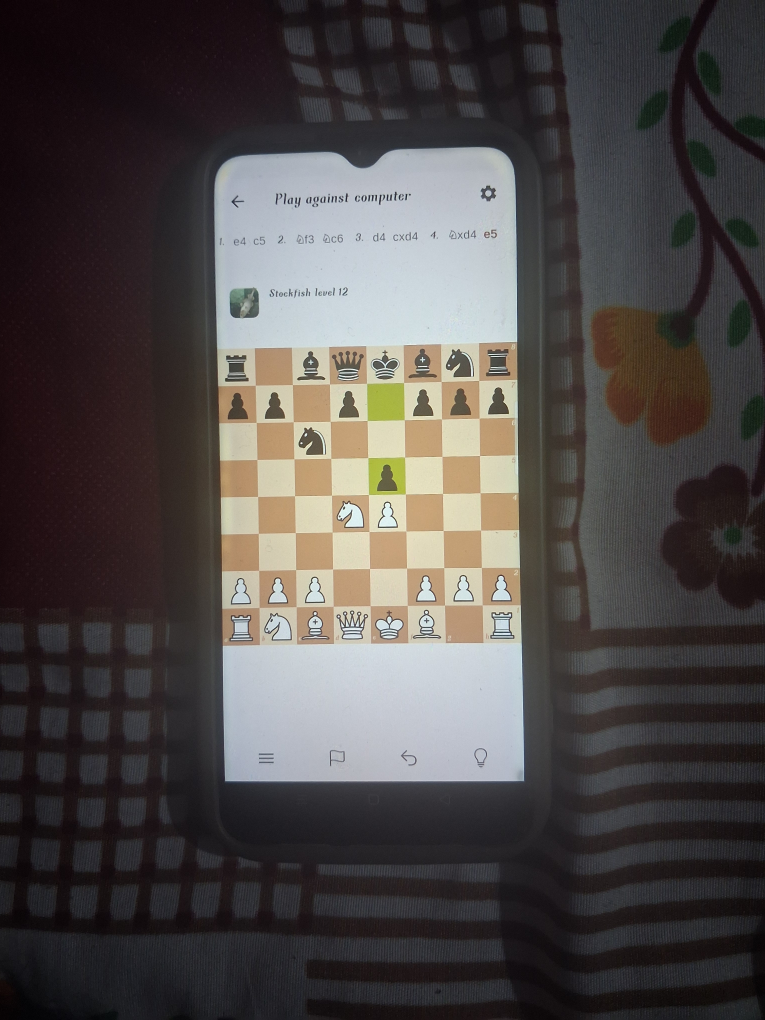
#> input picture assets/camera1.jpg, 3060 x 4080 px (shown at 1/4 size)
$ python -i board_detector.py   (imports and definitions only)   (older library calls are emulated)
#> lines starting #> are read from the running program, lines starting #| are printed output that depends on the picture; after the words box and inside, x2 and y2 are one past the last pixel; in counts of white or black regions, pixels touching at a corner belong together
#> further down, picture is the input picture: shape (4080, 3060, 3); mean B, G, R 72.6, 73.9, 78.6
"""Universal Board Detector for PC & Mobile."""
import cv2
import numpy as np


def _integral(gray):
    return cv2.integral(gray.astype("float32"))


def _patch_means(ii, xs, ys, size):
    H1, W1 = ii.shape
    x0 = np.clip(xs, 0, W1 - 1 - size).astype(int)
    y0 = np.clip(ys, 0, H1 - 1 - size).astype(int)
    x1, y1 = x0 + size, y0 + size
    return (ii[y1, x1] - ii[y0, x1] - ii[y1, x0] + ii[y0, x0]) / (size * size)


def _checker_score(ii, cand, size):
    N = len(cand)
    x0 = cand[:, 0][:, None, None].astype(float)
    y0 = cand[:, 1][:, None, None].astype(float)
    sq = cand[:, 2][:, None, None].astype(float) / 8
    r = np.arange(8)[None, :, None]
    c = np.arange(8)[None, None, :]
    xs = np.broadcast_to(x0 + c * sq + 0.12 * sq, (N, 8, 8))
    ys = np.broadcast_to(y0 + r * sq + 0.12 * sq, (N, 8, 8))
    v = _patch_means(ii, xs, ys, size)
    par = ((np.arange(8)[:, None] + np.arange(8)[None, :]) % 2).astype(bool)
    A, B = v[:, ~par], v[:, par]
    mA, mB = np.median(A, axis=1), np.median(B, axis=1)
    contrast = np.abs(mA - mB)
    tol = np.maximum(5.0, 0.15 * contrast)
    good = ((np.abs(A - mA[:, None]) < tol[:, None]).sum(1)
            + (np.abs(B - mB[:, None]) < tol[:, None]).sum(1))
    frac = good / 64.0
    frac[contrast < 12] = 0
    return frac


def _edge_energy(gx, gy, X0, Y0, S, n, W, H):
    ks = np.arange(0, 9)
    sq = S / 8
    t = np.linspace(0, S - 1, n).astype(int)
    hy = np.clip(np.round(Y0 + ks * sq).astype(int), 0, H - 1)
    vx = np.clip(np.round(X0 + ks * sq).astype(int), 0, W - 1)
    return (gy[hy[:, None], (X0 + t)[None, :]].sum()
            + gx[(Y0 + t)[:, None], vx[None, :]].sum())


def _refine(gray, box, rng=18):
    H, W = gray.shape
    x0, y0, S = [int(round(v)) for v in box]
    g = cv2.GaussianBlur(gray, (0, 0), 1.0).astype("float32")
    gx = np.abs(cv2.Sobel(g, cv2.CV_32F, 1, 0, ksize=3))
    gy = np.abs(cv2.Sobel(g, cv2.CV_32F, 0, 1, ksize=3))
    best, bs = (x0, y0, S), -1.0
    for step, span, n in ((2, rng, 48), (1, 3, 64)):
        cx, cy, cs = best
        for ds in range(-span, span + 1, step):
            for dx in range(-span, span + 1, step):
                for dy in range(-span, span + 1, step):
                    X0, Y0, S2 = cx + dx, cy + dy, cs + ds
                    if X0 < 0 or Y0 < 0 or X0 + S2 > W or Y0 + S2 > H:
                        continue
                    e = _edge_energy(gx, gy, X0, Y0, S2, n, W, H)
                    if e > bs:
                        bs, best = e, (X0, Y0, S2)
    return best


def auto_box(img):
    H, W = img.shape[:2]
#> H = 4080; W = 3060
    gray = cv2.cvtColor(img, cv2.COLOR_BGR2GRAY)
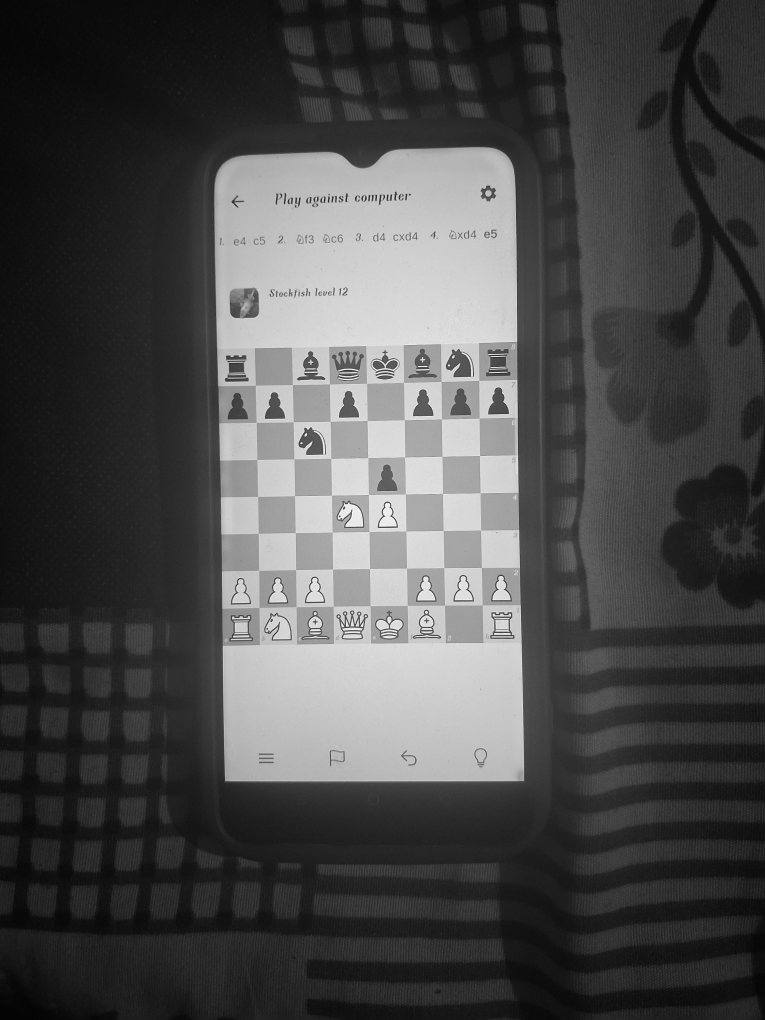
#> gray: shape (4080, 3060) (shown at 1/4 size); min 0, max 255, mean 75.1
    ii = _integral(gray)
#> in _integral, `return cv2.integral(gray.astype("float32"))`:
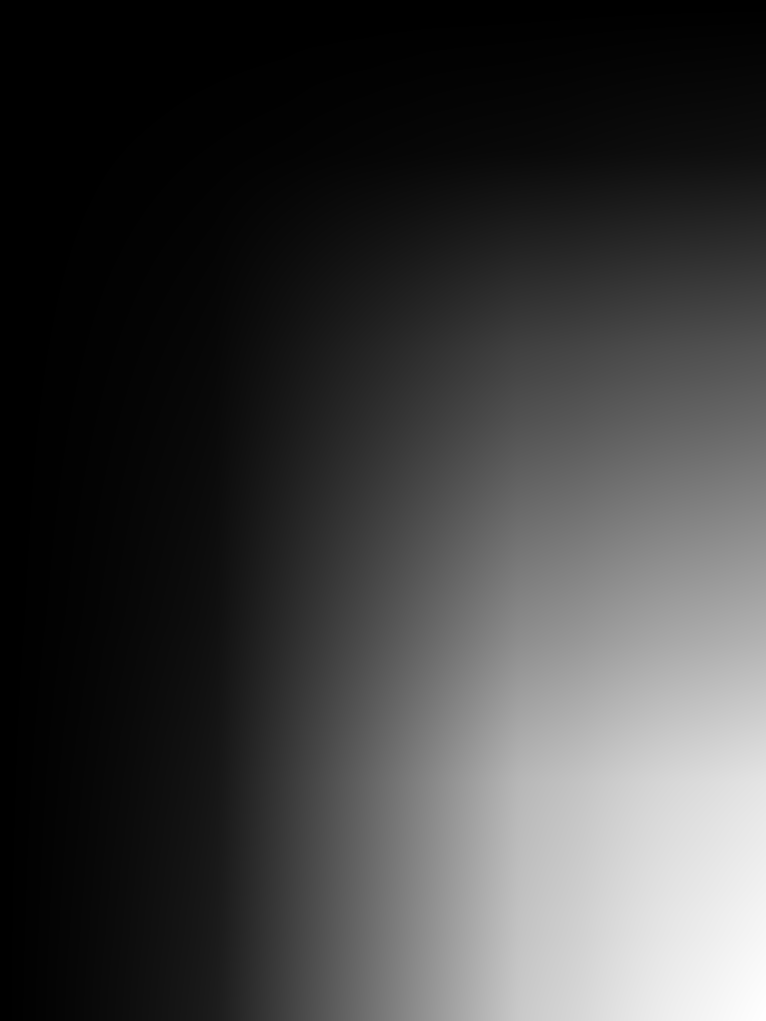
#> returned value: shape (4081, 3061) float64 (shown at 1/4 size); min 0, max 938001382, mean 232389288.9; drawn with min black and max white

    # 1. Whole image is square
    if 0.88 <= W / H <= 1.14 and min(H, W) >= 120:
        s = min(H, W)
        sc = _checker_score(ii, np.array([[0, 0, s]]), max(4, int(s / 60)))[0]
        if sc >= 0.70:
            return (0, 0, s)

    # 2. Contour candidate search
    edges = cv2.dilate(cv2.Canny(gray, 50, 150), None, iterations=2)
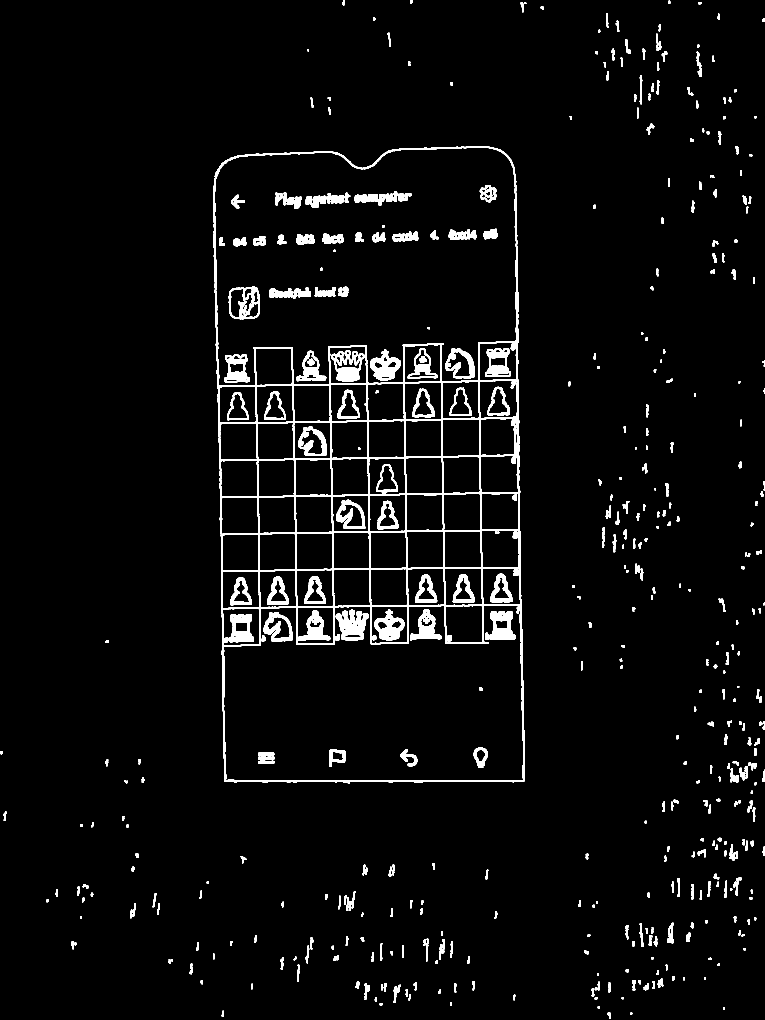
#> edges: shape (4080, 3060) (shown at 1/4 size); 3.5% white; 488 white regions
    cnts, _ = cv2.findContours(edges, cv2.RETR_LIST, cv2.CHAIN_APPROX_SIMPLE)
#> cnts = 903 contours, 239 with area under 20; largest, box (x1, y1, x2, y2) and area: (853, 585, 2099, 3134) 3023572, (857, 590, 2067, 1543) 1000986, (893, 2423, 2095, 3124) 735004, (1918, 1521, 2070, 1819) 22522, (1917, 1369, 2068, 1522) 21686
    cands = []
    for c in cnts:
        x, yy, w, h = cv2.boundingRect(c)
        if 0.85 < w / h < 1.15 and min(w, h) >= 140:
            cands.append((x, yy, min(w, h)))
#> this loop made 903 passes
#> (x, yy, w, h) on passes 1 to 3: (2520, 4051, 9, 9), (2430, 4049, 12, 26), (886, 4043, 10, 25)
#> after the loop, cands = 54 items, first 6: (891, 2433, 147), (1188, 2428, 147), (1484, 2425, 148), (1782, 2423, 148), (889, 2284, 148), (1038, 2282, 147)

    if cands:
        cands_arr = np.array(cands)
#> cands_arr = 54 rows, first 8: [891, 2433, 147], [1188, 2428, 147], [1484, 2425, 148], [1782, 2423, 148], [889, 2284, 148], [1038, 2282, 147], [1186, 2279, 147], [1334, 2277, 147]
        scores = _checker_score(ii, cands_arr, max(4, int(cands_arr[:, 2].mean() / 60)))
#> in _checker_score, `N = len(cand)`: N = 54
#> in _checker_score, `x0 = cand[:, 0][:, None, None].astype(float)`: x0 = 54 values, max 1929 at index 11, min 875 at index 43, mean 1383.2
#> in _checker_score, `y0 = cand[:, 1][:, None, None].astype(float)`: y0 = 54 values, max 2433 at index 0, min 1369 at index 53, mean 1917.3
#> in _checker_score, `sq = cand[:, 2][:, None, None].astype(float) / 8`: sq = 54 values, max 18.88 at index 53, min 18.25 at index 14, mean 18.43
#> in _checker_score, `A, B = v[:, ~par], v[:, par]`:
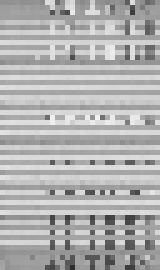
#> A: shape (54, 32) float64 (shown 5 times larger); min 45.62, max 241.2, mean 177.2
#> in _checker_score, `A, B = v[:, ~par], v[:, par]`:
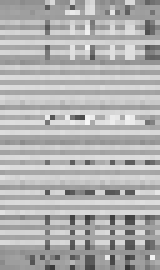
#> B: shape (54, 32) float64 (shown 5 times larger); min 54.88, max 248.1, mean 177.2
#> in _checker_score, `mA, mB = np.median(A, axis=1), np.median(B, axis=1)`: mA = 54 values, max 222.2 at index 24, min 145 at index 43, mean 181.7; mB = 54 values, max 221.9 at index 24, min 146.9 at index 43, mean 181.8
#> in _checker_score, `contrast = np.abs(mA - mB)`: contrast = 54 values, max 1.94 at index 20, min 0.0312 at index 4, mean 0.476
#> in _checker_score, `tol = np.maximum(5.0, 0.15 * contrast)`: tol = 54 values from 5 to 5
#> in _checker_score, `good = ((np.abs(A - mA[:, None]) < tol[:, None]).sum(1) + (np.abs(B - ..`: good = 54 values, max 64 at index 3, min 24 at index 51, mean 51.31
#> in _checker_score, `frac = good / 64.0`: frac = 54 values, max 1 at index 3, min 0.375 at index 51, mean 0.802
#> scores = 54 values from 0 to 0
        best_i = int(np.argmax(scores))
#> best_i = 0
        if scores[best_i] >= 0.65:
            return _refine(gray, cands[best_i])

    # 3. Multi-scale search
    sc = 300.0 / max(H, W)
#> sc = 0.0735
    sg = cv2.resize(gray, (int(W * sc), int(H * sc)), interpolation=cv2.INTER_AREA)
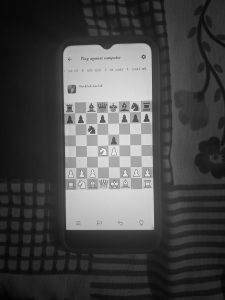
#> sg: shape (300, 225); min 4, max 237, mean 75.1
    ii_small = _integral(sg)
#> in _integral (call 2), `return cv2.integral(gray.astype("float32"))`:
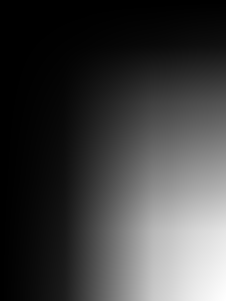
#> returned value: shape (301, 226) float64; min 0, max 5071509, mean 1256618.3; drawn with min black and max white
    sh, sw = sg.shape
#> sh = 300; sw = 225
    grid_cands = []
    min_s = max(8, int(120 * sc))
#> min_s = 8
    max_s = min(sh, sw)
#> max_s = 225
    for S in range(min_s, max_s + 1, max(4, int(24 * sc))):
        step = max(2, int(S // 8))
        for y0 in range(0, sh - S + 1, step):
            for x0 in range(0, sw - S + 1, step):
                grid_cands.append((x0, y0, S))

    if grid_cands:
        cands_arr = np.array(grid_cands)
        scores = _checker_score(ii_small, cands_arr, max(2, int(6 * sc / 0.5)))
        best_i = int(np.argmax(scores))
#> best_i = 91270
        if scores[best_i] >= 0.70:
            top_box = (grid_cands[best_i][0] / sc, grid_cands[best_i][1] / sc, grid_cands[best_i][2] / sc)
            return _refine(gray, top_box)

    return None


def crop_board(img):
    box = auto_box(img)
    if box is None:
        return None
    x, y, s = box
    return img[y:y+s, x:x+s]

>>> import cv2
>>> picture = cv2.imread('../../assets/camera1.jpg')
>>> result = auto_box(picture)
